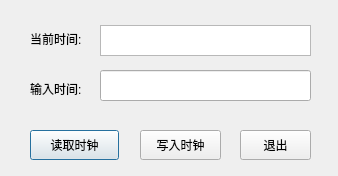
<?xml version="1.0" encoding="UTF-8"?>
<ui version="4.0">
 <class>sys_timesync</class>
 <widget class="QDialog" name="sys_timesync">
  <property name="geometry">
   <rect>
    <x>0</x>
    <y>0</y>
    <width>338</width>
    <height>176</height>
   </rect>
  </property>
  <property name="windowTitle">
   <string>Dialog</string>
  </property>
  <widget class="QLabel" name="label">
   <property name="geometry">
    <rect>
     <x>30</x>
     <y>30</y>
     <width>67</width>
     <height>17</height>
    </rect>
   </property>
   <property name="text">
    <string>当前时间:</string>
   </property>
  </widget>
  <widget class="QLabel" name="label_2">
   <property name="geometry">
    <rect>
     <x>30</x>
     <y>80</y>
     <width>67</width>
     <height>17</height>
    </rect>
   </property>
   <property name="text">
    <string>输入时间:</string>
   </property>
  </widget>
  <widget class="QPushButton" name="pushButton_read">
   <property name="geometry">
    <rect>
     <x>30</x>
     <y>130</y>
     <width>89</width>
     <height>30</height>
    </rect>
   </property>
   <property name="text">
    <string>读取时钟</string>
   </property>
  </widget>
  <widget class="QPushButton" name="pushButton_write">
   <property name="geometry">
    <rect>
     <x>140</x>
     <y>130</y>
     <width>81</width>
     <height>30</height>
    </rect>
   </property>
   <property name="text">
    <string>写入时钟</string>
   </property>
  </widget>
  <widget class="QPushButton" name="pushButton_quit">
   <property name="geometry">
    <rect>
     <x>240</x>
     <y>130</y>
     <width>71</width>
     <height>30</height>
    </rect>
   </property>
   <property name="text">
    <string>退出</string>
   </property>
  </widget>
  <widget class="QTextEdit" name="textEdit_sys">
   <property name="geometry">
    <rect>
     <x>100</x>
     <y>25</y>
     <width>211</width>
     <height>31</height>
    </rect>
   </property>
  </widget>
  <widget class="QLineEdit" name="lineEdit_input">
   <property name="geometry">
    <rect>
     <x>100</x>
     <y>70</y>
     <width>211</width>
     <height>31</height>
    </rect>
   </property>
  </widget>
 </widget>
 <resources/>
 <connections/>
</ui>
